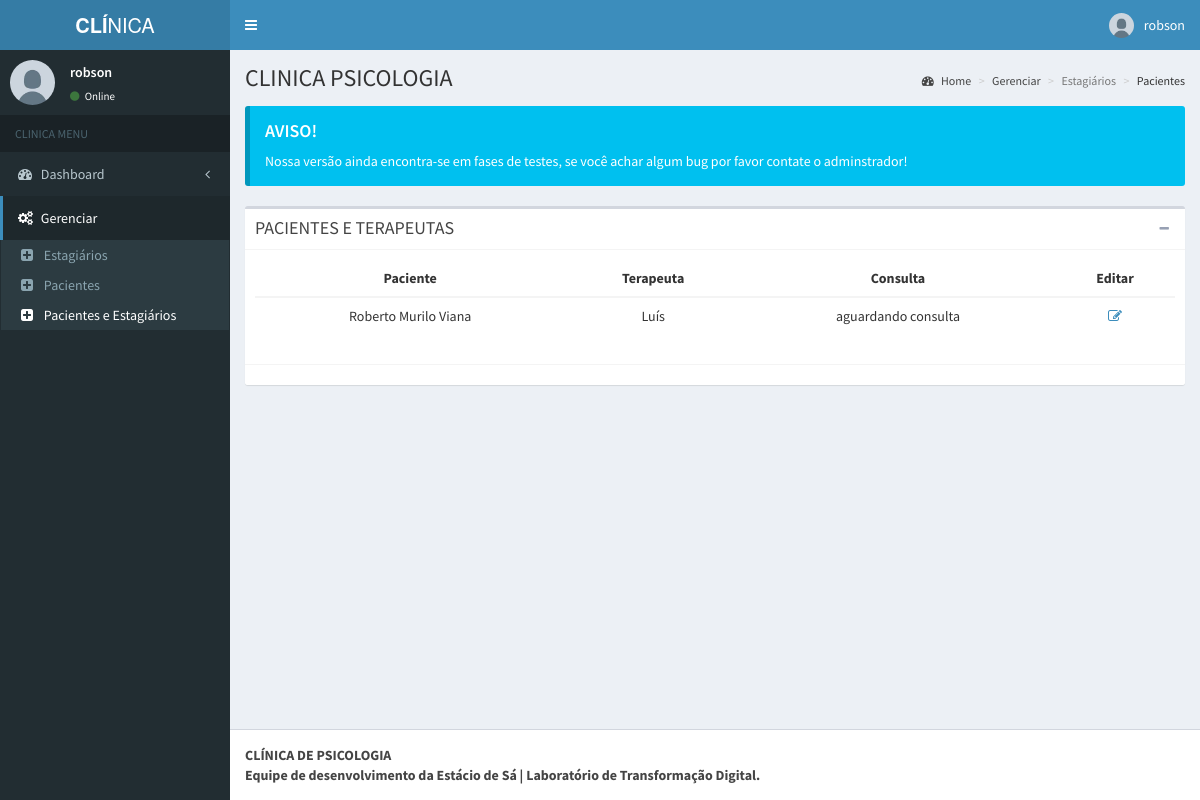
/professor/pacientes-terapeutas.php (signed in), run on the app's committed database.
### tables this page shows
CREATE TABLE `tbl_paciente_terapeuta` (
  `id` int(11) NOT NULL,
  `id_paciente` int(11) UNSIGNED NOT NULL,
  `id_terapeuta` int(11) NOT NULL,
  `id_status_consulta` int(11) NOT NULL,
  `registro` timestamp NOT NULL DEFAULT current_timestamp()
);

CREATE TABLE `tbl_paciente` (
  `id` int(11) UNSIGNED NOT NULL,
  `nome` varchar(150) NOT NULL,
  `nascimento` date NOT NULL,
  `rg` int(11) NOT NULL,
  `cpf` int(11) NOT NULL,
  `id_genero` int(11) UNSIGNED NOT NULL,
  `id_contato` int(11) UNSIGNED NOT NULL,
  `id_escolaridade` int(11) UNSIGNED NOT NULL,
  `id_profissao` int(11) UNSIGNED NOT NULL,
  `id_renda_familiar` int(11) UNSIGNED NOT NULL,
  `id_estado_civil` int(11) UNSIGNED NOT NULL,
  `id_endereco` int(11) UNSIGNED NOT NULL,
  `id_maturidade` int(11) NOT NULL,
  `nome_responsavel` varchar(255) NOT NULL,
  `id_tipo_paciente` int(11) UNSIGNED NOT NULL DEFAULT 1,
  `ativo` tinyint(1) NOT NULL DEFAULT 1
);

CREATE TABLE `tbl_user_terapeuta` (
  `id` int(11) NOT NULL,
  `id_disponibilidade` int(11) UNSIGNED NOT NULL,
  `id_professor` int(11) NOT NULL,
  `nome` varchar(50) NOT NULL,
  `usuario` varchar(20) NOT NULL,
  `email` varchar(100) NOT NULL,
  `senha` varchar(255) NOT NULL,
  `date` timestamp NOT NULL DEFAULT current_timestamp() ON UPDATE current_timestamp()
);

CREATE TABLE `tbl_status_consulta` (
  `id` int(11) NOT NULL,
  `status` varchar(30) NOT NULL
);

### professor/pacientes-terapeutas.php (the view, shortened to what this page needs)
<?php
include('../db/conexao.php');
$id_professor = $_SESSION['id'];
?>
<!DOCTYPE html>
<html>
<head>
  <link rel="stylesheet" href="../admin/bootstrap/css/bootstrap.min.css">
  <link rel="stylesheet" href="https://maxcdn.bootstrapcdn.com/font-awesome/4.4.0/css/font-awesome.min.css">
  <link rel="stylesheet" href="https://code.ionicframework.com/ionicons/2.0.1/css/ionicons.min.css">
  <link rel="stylesheet" href="../admin/dist/css/AdminLTE.min.css">
  <link rel="stylesheet" href="../admin/dist/css/skins/_all-skins.min.css">
</head>
<body class="hold-transition skin-blue fixed sidebar-mini">
  <div class="wrapper">
    <header class="main-header">
      <a href="#" class="logo">
        <span class="logo-lg"><b>CLÍ</b>NICA</span>
      </a>
      <nav class="navbar navbar-static-top" role="navigation">
        <a href="#" class="sidebar-toggle" data-toggle="offcanvas" role="button">
        </a>
        <div class="navbar-custom-menu">
          <ul class="nav navbar-nav">
            <li class="dropdown user user-menu">
              <a href="#" class="dropdown-toggle" data-toggle="dropdown">
                <img src="../admin/dist/img/user.jpg" class="user-image" alt="User Image">
                <span class="hidden-xs"><?php echo $_SESSION['nome']; ?></span>
              </a>
            </li>
          </ul>
        </div>
      </nav>
    </header>
    <aside class="main-sidebar">
      <section class="sidebar">
        <div class="user-panel">
          <div class="pull-left image">
            <img src="../admin/dist/img/user.jpg" class="img-circle" alt="User Image">
          </div>
          <div class="pull-left info">
            <p><?php echo $_SESSION['nome']; ?></p>
            <a href="#"><i class="fa fa-circle text-success"></i> Online</a>
          </div>
        </div>
        <ul class="sidebar-menu">
          <li class="header">CLINICA MENU</li>
          <li class="treeview">
            <a href="#">
              <i class="fa fa-dashboard"></i> <span>Dashboard</span> <i class="fa fa-angle-left pull-right"></i>
            </a>
          </li>
          <li class="treeview active">
            <a href="#">
              <i class="fa fa-gears"></i>
              <span>Gerenciar</span>
            </a>
            <ul class="treeview-menu">
              <li><a href="terapeutas.php"><i class="fa fa-plus-square"></i> Estagiários</a></li>
              <li><a href="pacientes.php"><i class="fa fa-plus-square"></i> Pacientes</a></li>
              <li class="active"><a href="pacientes-terapeutas.php"><i class="fa fa-plus-square"></i> Pacientes e Estagiários</a></li>
            </ul>
          </li>
    </aside>
    <div class="content-wrapper">
      <section class="content-header">
        <h1>
          CLINICA PSICOLOGIA
        </h1>
        <ol class="breadcrumb">
          <li><a href="../../../index.php"><i class="fa fa-dashboard"></i> Home</a></li>
          <li><a href="#">Gerenciar</a></li>
          <li class="active">Estagiários</li>
          <li>Pacientes</li>
        </ol>
      </section>
      <section class="content">
        <div class="callout callout-info">
          <h4>AVISO!</h4>
          <p>Nossa versão ainda encontra-se em fases de testes, se você achar algum bug por favor contate o adminstrador!</p>
        </div>
        <div class="box">
          <div class="box-header with-border">
            <h3 class="box-title">PACIENTES E TERAPEUTAS</h3>
            <div class="box-tools pull-right">
              <button class="btn btn-box-tool" data-widget="collapse" data-toggle="tooltip" title="Collapse"><i class="fa fa-minus"></i></button>
            </div>
          </div>
          <div class="box-body">
            <div>
              <table class="table table-hover text-center">
                <thead class="table-dark">
                  <tr>
                    <th scope="col">Paciente</th>
                    <th scope="col">Terapeuta</th>
                    <th scope="col">Consulta</th>
                    <th scope="col">Editar</th>
                  </tr>
                </thead>
                <tbody>
                  <?php
                  $sql = "SELECT pt.id AS ptId, pt.id_terapeuta, pt.id_paciente,
                          p.nome AS pacienteNome, t.nome AS terapeutaNome, p.nascimento, sc.status
                          FROM tbl_paciente_terapeuta pt
                          JOIN tbl_paciente p ON p.id = pt.id_paciente
                          JOIN tbl_user_terapeuta t ON t.id = pt.id_terapeuta
                          JOIN tbl_professor pr ON pr.id = t.id_professor
                          JOIN tbl_status_consulta sc ON sc.id = pt.id_status_consulta
                          WHERE pr.id = $id_professor AND pt.id_status_consulta != 2
                          ORDER BY p.nome ASC";
                  $result = mysqli_query($mysqli, $sql);
                  while ($row = mysqli_fetch_assoc($result)) {
                  ?>
                    <tr>
                      <td><?php echo $row["pacienteNome"] ?></td>
                      <td><?php echo $row["terapeutaNome"] ?></td>
                      <td><?php echo $row["status"] ?></td>
                      <td>
                        <a href="gerenciar/gerenciar-paciente-atualizar.php?id=<?php echo $row['ptId'] ?>" class="link-dark"><i class="fa fa-edit"></i></a>
                      </td>
                    </tr>
                  <?php
                  }
                  ?>
                </tbody>
              </table>
            </div>
          </div>
          <div class="box-footer">
          </div>
        </div>
      </section>
    </div>
    <footer class="main-footer">
      <strong>CLÍNICA DE PSICOLOGIA <br> Equipe de desenvolvimento da Estácio de Sá | Laboratório de Transformação Digital.</strong>
    </footer>
  </div>
</body>
</html>

### data on the page
tbl_paciente_terapeuta: id_paciente.nome "Roberto Murilo Viana", id_terapeuta.nome "Luís", id_status_consulta.status "aguardando consulta"

### other printed values
$_SESSION['nome'] "robson"
